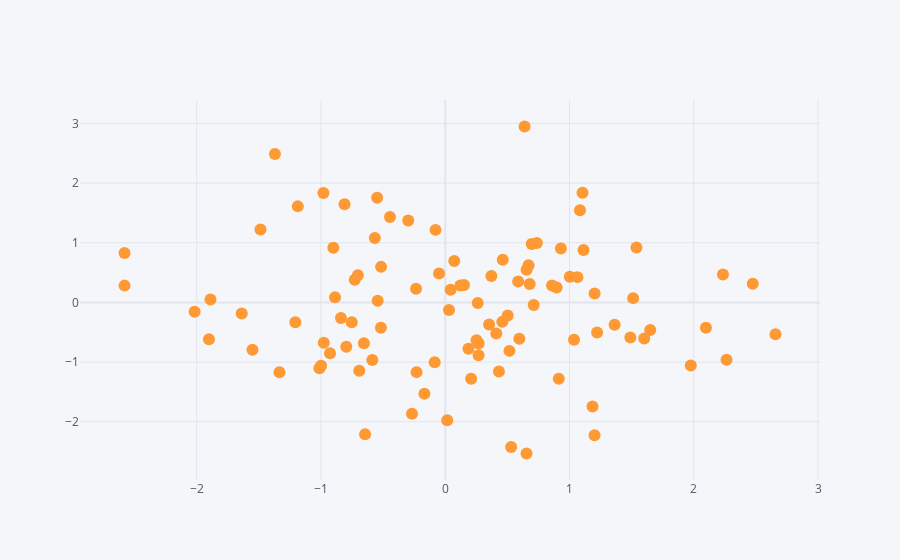

The cell this chart's notebook holds for it:
### Code cell
# Scatter plot
df.iplot(kind='scatter',x='A',y='B',mode='markers')
